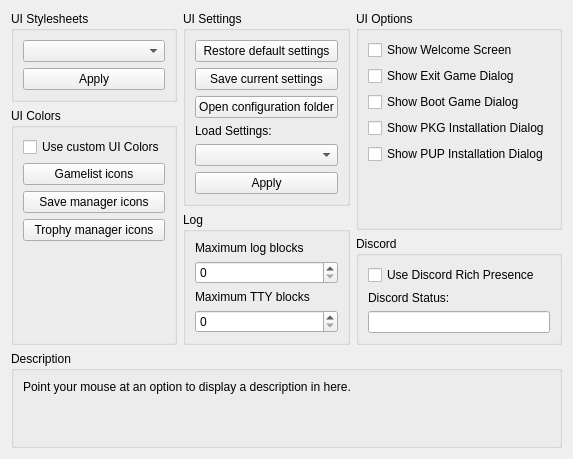
     <widget class="QWidget" name="guiTab">
      <attribute name="title">
       <string>GUI</string>
      </attribute>
      <layout class="QVBoxLayout" name="guiTab_layout">
       <item>
        <layout class="QHBoxLayout" name="guiTabLayout" stretch="1,1,1">
         <item>
          <layout class="QVBoxLayout" name="guiTabLayoutLeft">
           <item>
            <widget class="QGroupBox" name="gb_stylesheets">
             <property name="title">
              <string>UI Stylesheets</string>
             </property>
             <layout class="QVBoxLayout" name="gb_stylesheets_layout">
              <item>
               <widget class="QComboBox" name="combo_stylesheets"/>
              </item>
              <item>
               <widget class="QPushButton" name="pb_apply_stylesheet">
                <property name="text">
                 <string>Apply</string>
                </property>
               </widget>
              </item>
             </layout>
            </widget>
           </item>
           <item>
            <widget class="QGroupBox" name="gb_colors">
             <property name="title">
              <string>UI Colors</string>
             </property>
             <layout class="QVBoxLayout" name="gb_colors_layout">
              <property name="leftMargin">
               <number>9</number>
              </property>
              <property name="topMargin">
               <number>9</number>
              </property>
              <property name="rightMargin">
               <number>9</number>
              </property>
              <property name="bottomMargin">
               <number>9</number>
              </property>
              <item>
               <widget class="QCheckBox" name="cb_custom_colors">
                <property name="text">
                 <string>Use custom UI Colors</string>
                </property>
               </widget>
              </item>
              <item>
               <widget class="QPushButton" name="pb_gl_icon_color">
                <property name="text">
                 <string>Gamelist icons</string>
                </property>
               </widget>
              </item>
              <item>
               <widget class="QPushButton" name="pb_sd_icon_color">
                <property name="text">
                 <string>Save manager icons</string>
                </property>
               </widget>
              </item>
              <item>
               <widget class="QPushButton" name="pb_tr_icon_color">
                <property name="text">
                 <string>Trophy manager icons</string>
                </property>
               </widget>
              </item>
              <item>
               <spacer name="guiTabSpacerLeft">
                <property name="orientation">
                 <enum>Qt::Vertical</enum>
                </property>
                <property name="sizeType">
                 <enum>QSizePolicy::MinimumExpanding</enum>
                </property>
                <property name="sizeHint" stdset="0">
                 <size>
                  <width>0</width>
                  <height>0</height>
                 </size>
                </property>
               </spacer>
              </item>
             </layout>
            </widget>
           </item>
          </layout>
         </item>
         <item>
          <layout class="QVBoxLayout" name="guiTabLayoutMiddle">
           <item>
            <widget class="QGroupBox" name="gb_settings">
             <property name="title">
              <string>UI Settings</string>
             </property>
             <layout class="QVBoxLayout" name="gb_settings_layout">
              <item>
               <widget class="QPushButton" name="pb_reset_default">
                <property name="text">
                 <string>Restore default settings</string>
                </property>
               </widget>
              </item>
              <item>
               <widget class="QPushButton" name="pb_backup_config">
                <property name="text">
                 <string>Save current settings</string>
                </property>
               </widget>
              </item>
              <item>
               <widget class="QPushButton" name="pb_open_folder">
                <property name="text">
                 <string>Open configuration folder</string>
                </property>
               </widget>
              </item>
              <item>
               <widget class="QLabel" name="label">
                <property name="text">
                 <string>Load Settings:</string>
                </property>
               </widget>
              </item>
              <item>
               <widget class="QComboBox" name="combo_configs"/>
              </item>
              <item>
               <widget class="QPushButton" name="pb_apply_config">
                <property name="text">
                 <string>Apply</string>
                </property>
               </widget>
              </item>
              <item>
               <spacer name="guiTabSpacerMiddle">
                <property name="orientation">
                 <enum>Qt::Vertical</enum>
                </property>
                <property name="sizeType">
                 <enum>QSizePolicy::MinimumExpanding</enum>
                </property>
                <property name="sizeHint" stdset="0">
                 <size>
                  <width>0</width>
                  <height>0</height>
                 </size>
                </property>
               </spacer>
              </item>
             </layout>
            </widget>
           </item>
           <item>
            <widget class="QGroupBox" name="gb_log">
             <property name="title">
              <string>Log</string>
             </property>
             <layout class="QVBoxLayout" name="gb_log_layout">
              <item>
               <widget class="QWidget" name="log_limit" native="true">
                <property name="sizePolicy">
                 <sizepolicy hsizetype="Minimum" vsizetype="Minimum">
                  <horstretch>0</horstretch>
                  <verstretch>0</verstretch>
                 </sizepolicy>
                </property>
                <layout class="QVBoxLayout" name="layout_log_limit">
                 <property name="leftMargin">
                  <number>0</number>
                 </property>
                 <property name="topMargin">
                  <number>0</number>
                 </property>
                 <property name="rightMargin">
                  <number>0</number>
                 </property>
                 <property name="bottomMargin">
                  <number>0</number>
                 </property>
                 <item>
                  <widget class="QLabel" name="label_log_limit">
                   <property name="text">
                    <string>Maximum log blocks</string>
                   </property>
                  </widget>
                 </item>
                 <item>
                  <widget class="QSpinBox" name="spinbox_log_limit">
                   <property name="minimum">
                    <number>0</number>
                   </property>
                   <property name="maximum">
                    <number>999999999</number>
                   </property>
                  </widget>
                 </item>
                </layout>
               </widget>
              </item>
              <item>
               <widget class="QWidget" name="tty_limit" native="true">
                <layout class="QVBoxLayout" name="layout_tty_limit">
                 <property name="leftMargin">
                  <number>0</number>
                 </property>
                 <property name="topMargin">
                  <number>0</number>
                 </property>
                 <property name="rightMargin">
                  <number>0</number>
                 </property>
                 <property name="bottomMargin">
                  <number>0</number>
                 </property>
                 <item>
                  <widget class="QLabel" name="label_tty_limit">
                   <property name="text">
                    <string>Maximum TTY blocks</string>
                   </property>
                  </widget>
                 </item>
                 <item>
                  <widget class="QSpinBox" name="spinbox_tty_limit">
                   <property name="maximum">
                    <number>999999999</number>
                   </property>
                  </widget>
                 </item>
                </layout>
               </widget>
              </item>
             </layout>
            </widget>
           </item>
          </layout>
         </item>
         <item>
          <layout class="QVBoxLayout" name="guiTabLayoutRight">
           <item>
            <widget class="QGroupBox" name="gb_gui_options">
             <property name="title">
              <string>UI Options</string>
             </property>
             <layout class="QVBoxLayout" name="gb_gui_options_layout">
              <item>
               <widget class="QCheckBox" name="cb_show_welcome">
                <property name="text">
                 <string>Show Welcome Screen</string>
                </property>
               </widget>
              </item>
              <item>
               <widget class="QCheckBox" name="cb_show_exit_game">
                <property name="text">
                 <string>Show Exit Game Dialog</string>
                </property>
               </widget>
              </item>
              <item>
               <widget class="QCheckBox" name="cb_show_boot_game">
                <property name="text">
                 <string>Show Boot Game Dialog</string>
                </property>
               </widget>
              </item>
              <item>
               <widget class="QCheckBox" name="cb_show_pkg_install">
                <property name="text">
                 <string>Show PKG Installation Dialog</string>
                </property>
               </widget>
              </item>
              <item>
               <widget class="QCheckBox" name="cb_show_pup_install">
                <property name="text">
                 <string>Show PUP Installation Dialog</string>
                </property>
               </widget>
              </item>
              <item>
               <spacer name="guiTabSpacerRight">
                <property name="orientation">
                 <enum>Qt::Vertical</enum>
                </property>
                <property name="sizeType">
                 <enum>QSizePolicy::MinimumExpanding</enum>
                </property>
                <property name="sizeHint" stdset="0">
                 <size>
                  <width>0</width>
                  <height>0</height>
                 </size>
                </property>
               </spacer>
              </item>
             </layout>
            </widget>
           </item>
           <item>
            <widget class="QGroupBox" name="gb_discord">
             <property name="title">
              <string>Discord</string>
             </property>
             <layout class="QVBoxLayout" name="gb_discord_layout">
              <item>
               <widget class="QCheckBox" name="useRichPresence">
                <property name="text">
                 <string>Use Discord Rich Presence</string>
                </property>
               </widget>
              </item>
              <item>
               <widget class="QLabel" name="label_discordState">
                <property name="text">
                 <string>Discord Status:</string>
                </property>
               </widget>
              </item>
              <item>
               <widget class="QLineEdit" name="discordState">
                <property name="sizePolicy">
                 <sizepolicy hsizetype="MinimumExpanding" vsizetype="Fixed">
                  <horstretch>0</horstretch>
                  <verstretch>0</verstretch>
                 </sizepolicy>
                </property>
                <property name="maxLength">
                 <number>128</number>
                </property>
               </widget>
              </item>
             </layout>
            </widget>
           </item>
          </layout>
         </item>
        </layout>
       </item>
       <item>
        <spacer name="guiTabSpacer">
         <property name="orientation">
          <enum>Qt::Vertical</enum>
         </property>
         <property name="sizeType">
          <enum>QSizePolicy::MinimumExpanding</enum>
         </property>
         <property name="sizeHint" stdset="0">
          <size>
           <width>0</width>
           <height>0</height>
          </size>
         </property>
        </spacer>
       </item>
       <item>
        <widget class="QGroupBox" name="gb_description_gui">
         <property name="title">
          <string>Description</string>
         </property>
         <layout class="QVBoxLayout" name="gb_description_gui_layout">
          <item>
           <widget class="QLabel" name="description_gui">
            <property name="text">
             <string>Point your mouse at an option to display a description in here.


</string>
            </property>
            <property name="textFormat">
             <enum>Qt::PlainText</enum>
            </property>
            <property name="alignment">
             <set>Qt::AlignLeading|Qt::AlignLeft|Qt::AlignTop</set>
            </property>
            <property name="wordWrap">
             <bool>true</bool>
            </property>
           </widget>
          </item>
         </layout>
        </widget>
       </item>
      </layout>
     </widget>
